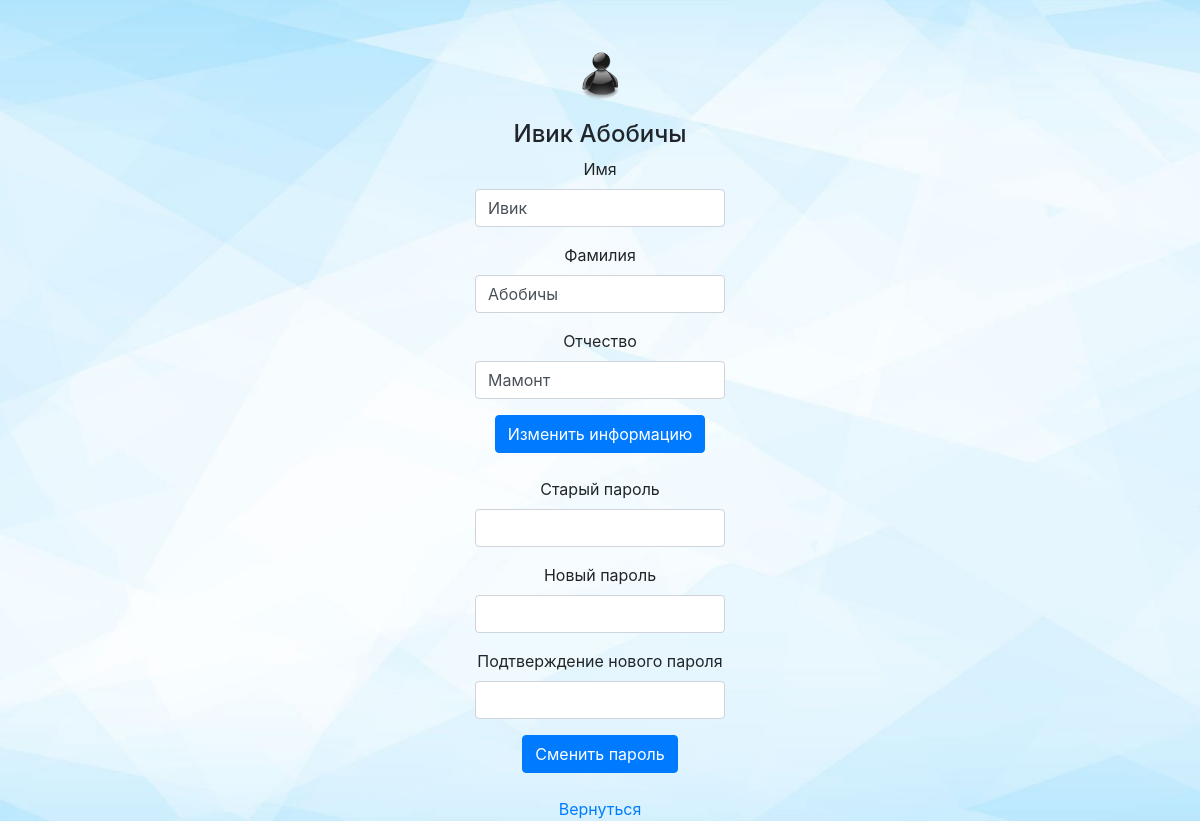
Page /diplom/Web/Profile.php (signed in) on the committed database.
### tables this page shows
CREATE TABLE `users` (
  `id` int(11) NOT NULL,
  `username` varchar(255) NOT NULL,
  `name` varchar(255) NOT NULL,
  `lastname` varchar(255) NOT NULL,
  `surname` varchar(255) NOT NULL,
  `password` varchar(255) NOT NULL,
  `role` varchar(255) NOT NULL
);

### diplom/Bd/brain.php (called while the page is built, shortened)
<?php
function getUserInfoById($id){
    global $connection;
    $stmt = $connection->prepare("SELECT * FROM users WHERE id = :id");
    $stmt->bindParam(':id', $id, PDO::PARAM_INT);
    $stmt->execute();
    $result = $stmt->fetch(PDO::FETCH_ASSOC);
    return $result;
}

### diplom/Web/Profile.php (the view, shortened to what this page needs)
<?php
if (!isset($_SESSION['user_id']) || isset($_GET['logout'])) {
    $_SESSION['user_id'] = null;
    header('Location: login.php');
    exit;
} else {
    include('../Bd/pdo.php');
    include('../Bd/brain.php');
    $info = getUserInfoById($_SESSION['user_id']);
}
?>
<!DOCTYPE html>
<html lang="en">
<head>
    <link rel="stylesheet" href="https://stackpath.bootstrapcdn.com/bootstrap/4.5.0/css/bootstrap.min.css">
</head>
<body>
<div class="container profile-container">
        <img class="profile-image" src="../img/user_img.png" alt="Profile Image">
        <div class="profile-info">
            <h2><?php echo $info['name'] . ' ' . $info['surname']; ?></h2>
            <form method="post" action="profile.php">
                <div class="form-group">
                    <label for="name">Имя</label>
                    <input type="text" class="form-control" id="name" name="name" value="<?php echo $info['name']; ?>">
                </div>
                <div class="form-group">
                    <label for="surname">Фамилия</label>
                    <input type="text" class="form-control" id="surname" name="surname" value="<?php echo $info['surname']; ?>">
                </div>
                <div class="form-group">
                    <label for="lastname">Отчество</label>
                    <input type="text" class="form-control" id="lastname" name="lastname" value="<?php echo $info['lastname']; ?>">
                </div>
                <button type="submit" class="btn btn-primary" name="change_info">Изменить информацию</button>
        </form>
        <br>
        <form method="post" action="profile.php">
            <div class="form-group">
                <label for="old_password">Старый пароль</label>
                <input type="password" class="form-control" id="old_password" name="old_password" required>
            </div>
            <div class="form-group">
                <label for="new_password">Новый пароль</label>
                <input type="password" class="form-control" id="new_password" name="new_password" required>
            </div>
            <div class="form-group">
                <label for="confirm_password">Подтверждение нового пароля</label>
                <input type="password" class="form-control" id="confirm_password" name="confirm_password" required>
            </div>
            <button type="submit" class="btn btn-primary" name="change_password">Сменить пароль</button>
        </form><br>
        <a href="main.php"><div>Вернуться</div></a>
    </div>
</div>
</body>
</html>

### diplom/Web/Profile.php (style rules this page uses)
body { background-image: url('img/background.jpg'); background-size: cover; background-position: center; background-repeat: no-repeat; }
.form-control { display: block; margin: 0 auto; width: 250px; }
.profile-container { margin-top: 50px; text-align: center; }
.profile-image { width: 50px; height: 50px; border-radius: 50%; object-fit: cover; display: block; margin: 0 auto; }
.profile-info { margin-top: 20px; }
.profile-info h2 { font-size: 24px; }

### rows in the picture
users: name "Ивик", surname "Абобичы", lastname "Мамонт"
